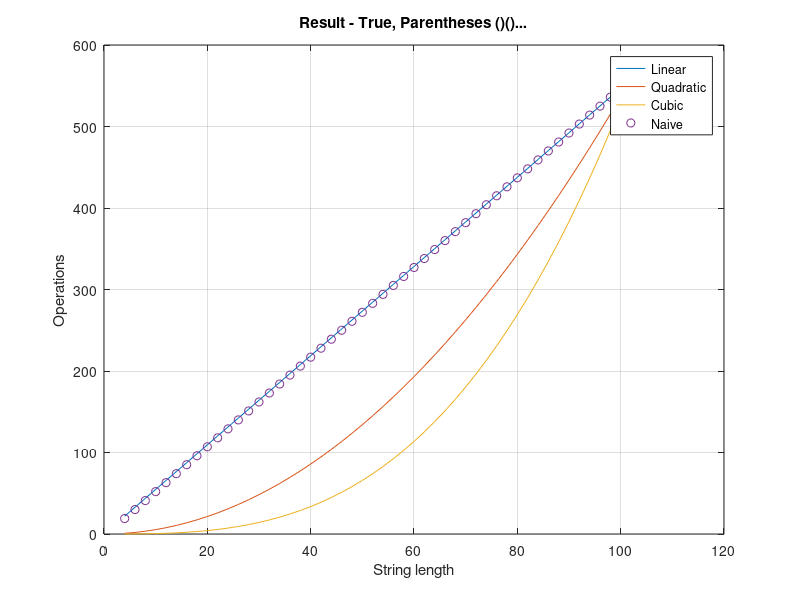

The MATLAB source for this figure:
% Demo to show spline interpolation.
% Clean up / initialize
clc; 
close all;

fileID = fopen('result9.txt','r');
formatSpec = '%d %d %f %f %f';
sizeA = [5 Inf];

A = fscanf(fileID,formatSpec,sizeA);
A=A';
steps=      A(:,1);
%stepsNaive= A(:,2);
%resNaive=   A(:,3)*0.000001;
%resTopDown= A(:,4)*0.000001;
%resBottomUp=A(:,5)*0.000001;
resNaive=   A(:,3);
%resTopDown= A(:,4);
%resBottomUp=A(:,5);
fclose(fileID);

% Interpolate false
kx = max(steps);
k = steps == kx;
tmp = resNaive;
k = tmp(k);
k = mean(k);

stepsize = abs(steps(2)-steps(1));
% Should be O(n)
falsexponent1 = 1;
a1 = (k)./(kx.^falsexponent1);
kx1 = min(steps);
f1 = @(x) a1.*(x.^falsexponent1);
a1 = kx1:stepsize:max(steps);
y1 = arrayfun(f1,a1);

% Should be O(n^2)
falsexponent2 = 2;
a2 = (k)./(kx.^falsexponent2);
kx2 = min(steps);
f2 = @(x) a2.*(x.^falsexponent2);
a2 = kx2:stepsize:max(steps);
y2 = arrayfun(f2,a2);

% Should be O(n^3)
falsexponent3 = 3;
a3 = (k)./(kx.^falsexponent3);
kx3 = min(steps);
f3 = @(x) a3.*(x.^falsexponent3);
a3 = kx3:stepsize:max(steps);
y3 = arrayfun(f3,a3);

% Should be O(2^n)
a4 = (k)./(2.^kx);
kx4 = min(steps);
f4 = @(x) a4.*(2.^x);
a4 = kx4:stepsize:max(steps);
y4 = arrayfun(f4,a4);

% Should be O(n*2^n)
a5 = (k)./(kx.*(2.^kx));
kx5 = min(steps);
f5 = @(x) a5.*(x.*(2.^x));
a5 = kx5:stepsize:max(steps);
y5 = arrayfun(f5,a5);


plotResult=plot(steps,y1,steps,y2,steps,y3,steps,resNaive ,'o');

title('Result - True, Parentheses ()()...');
ylabel('Operations');
xlabel('String length');
legend('Linear','Quadratic','Cubic','Naive');
grid on